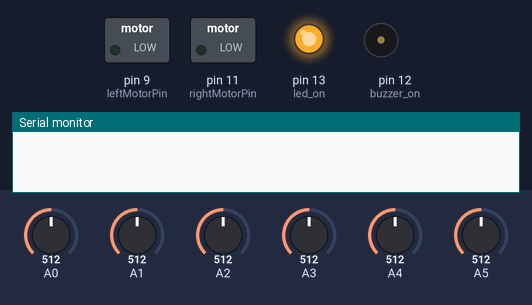
The sketch below on a simulated Arduino Uno, built with avr-gcc and run on an emulated ATmega328P. Parts: switched loads named in the sketch (green lamp = pin HIGH), output pins drawn as LEDs (lit = HIGH), buzzer (waves = sounding, pin HIGH), the last lines printed to the serial monitor. Inputs (shaded band) come from the test bench; at power-on: A0 = 512, A1 = 512, A2 = 512, A3 = 512, A4 = 512, A5 = 512.

Above: at 0.6 s.
At 10.6 s:
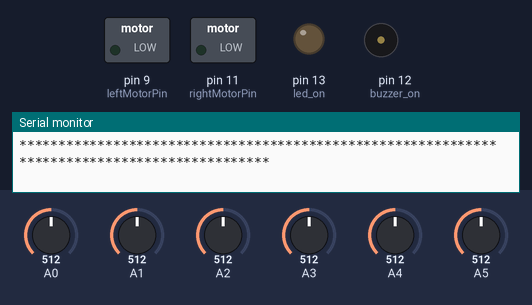
At 12.9 s:
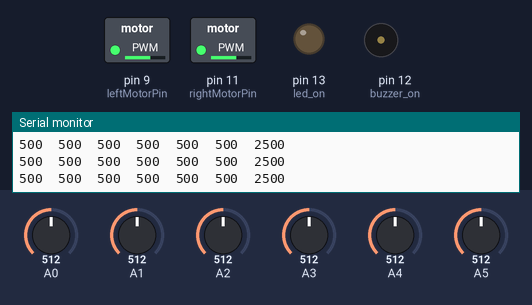
13.0 s: A0 set to 107
16.0 s: A0 set to 96
19.0 s: A1 set to 108
20.5 s: A1 set to 92
22.0 s: A2 set to 112
25.0 s: A2 set to 97
Timing chart, 0 to 28.0 s (numbered marks = the images above; inputs shaded):
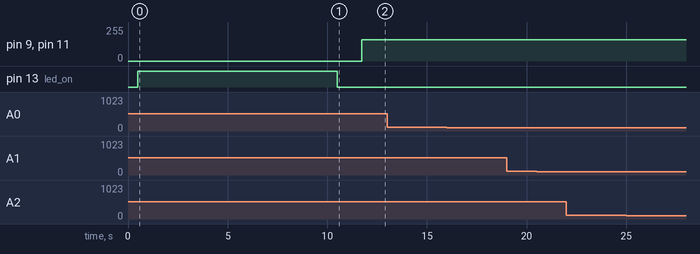

The sketch:

to_Check_Sensor_Type_and_Values.ino
```cpp
  #include <QTRSensors.h>
   //************************************************************************************************
  #define SAMPLES_PER_SENSOR  4  // average 4 analog samples per sensor reading
  #define EMITTER_PIN      2  // for Polulu QTR-8A
  #define leftMotorPin     9  // PWM
  #define rightMotorPin    11 // PWM
  #define clockwiseLeft    1  // for motor driver IC
  #define clockwiseRight   2
  #define baud             9600 // baud for serial communication

  QTRSensorsAnalog qtra((unsigned char[]) {0, 1, 2, 3, 4, 5},  6 , SAMPLES_PER_SENSOR , EMITTER_PIN ); // A0-5 PIN
  bool displayReadings = true ;
  bool loopSense= false;  int blackDetectValue = 600 ;
  //************ **************************************************************************************
  bool  usePID = false;
  float KP = 3 ; //3
  float KI = 25000; //50000 ;
  float KD = 8/1;// 16/1 ;
   //*************************************************************************************************
  const int maxSpeedValue = 160; //200 //255 max
  const int max_diffrence = 20; //20
  const int factor_diffrence = 2;
  //******___PID___**********************************************************************************
  int   newError               = 0;
  int   integral               = 0;
  int   derivative             = 0;
  int   previous_error         = 0;
  int   center                 = ( 5 * 1000) / 2; // for 6 sensors 2500 is the centre point
  int   motorCorrection = 0 ;
  unsigned int currentPosition ;
  unsigned int sensorValues[6] ; // variable having sensor values
  unsigned int rawValues[6];
  //**************************************************************************************************
 // FUNCTIONS IN CODE

 void calibrateSensors(void);
 void showCalibratedData(void);
 void printSensorValues(void);
 void PID(void);
 void runJohnsonMotors(void);
 void followSimple(void);

//*****************************************************************************************************

   void setup()
   {

     digitalWrite(clockwiseRight, HIGH);
     digitalWrite(clockwiseLeft,  HIGH);
     Serial.begin(baud);
  calibrateSensors();
     if(displayReadings)  showCalibratedData();
    }

   void loop()
    {

    // qtra.read(sensorValues); // uncomment to get RAW SENSOR VALUES
    currentPosition = qtra.readLine(sensorValues); //line position from 0-5000

    if(displayReadings) printSensorValues();

    if(usePID)   PID();          // this is where the magic happens!!
    else         followSimple(); // agar PID ki lagi padi ho. apna desi :P

    runJohnsonMotors();

    }

//******__functions_defined__*********************************************************************

 void calibrateSensors(void)

    {

    delay(500);
    pinMode(13, OUTPUT); // led on
    pinMode(12, OUTPUT); // buzzer on
    // digitalWrite(12, HIGH);
    digitalWrite(13, HIGH);

        for (int i = 0; i < 400; i++)  // make the calibration take about 10 seconds
        {
          qtra.calibrate();       // reads all sensors 10 times at 2.5 ms per six sensors (i.e. ~25 ms per call)
        }

    // CALIBRATION END
    digitalWrite(12, LOW); // buzzer and led off
    digitalWrite(13, LOW);
  }

 void showCalibratedData()
{

  // print the calibration minimum values measured when emitters were on
    Serial.print("*********************************************************************************************");
    Serial.println();
    Serial.print("LOW: ");
          for (int i = 0; i < 6; i++)
        {
          Serial.print(qtra.calibratedMinimumOn[i]);
           Serial.print("  ");
        }

  Serial.println();
  Serial.print("HIGH: ");

  // print the calibration maximum values measured when emitters were on
        for (int i = 0; i < 6; i++)
        {
          Serial.print(qtra.calibratedMaximumOn[i]);
          Serial.print("  ");
        }
        Serial.println();
  Serial.print("*********************************************************************************************");
  Serial.println();
  delay(1000);

}


void printSensorValues(void)
{
 // 0 means WHITE & 1000 means BLACK
  for (unsigned char i = 0; i < 6; i++)
  {
    Serial.print(sensorValues[i]);
    Serial.print('\t');
  }
  //Serial.println(); // uncomment this line if you are using raw values
  Serial.println(currentPosition); // comment if using raw values

  }

  void PID(void){

    newError   = currentPosition - center  ;
    derivative = newError - previous_error ;
    integral   = integral + newError       ;

    //PID TIME
    motorCorrection = newError / KP + integral / KI + derivative * KD ;
    Serial.println(motorCorrection);

    previous_error = newError;
 }

 void runJohnsonMotors(void){

    //set high and low values of correction

     if(motorCorrection > maxSpeedValue)
        motorCorrection = maxSpeedValue;
     if(motorCorrection < - maxSpeedValue)
        motorCorrection = - maxSpeedValue;

   // GIVE CORRECTION TO LEFT OR RIGHT MOTORS

    int leftMotorSpeed  = maxSpeedValue ;
    int rightMotorSpeed = maxSpeedValue - motorCorrection;

    if(motorCorrection < 0)
    {
        leftMotorSpeed  = maxSpeedValue + motorCorrection;
        rightMotorSpeed = maxSpeedValue;
    }

 // if difference is too much - decrease using a factor to a decent level

    if(leftMotorSpeed - rightMotorSpeed > max_diffrence)
    {
        leftMotorSpeed -= (leftMotorSpeed - rightMotorSpeed)/factor_diffrence;
    }
    else if(rightMotorSpeed - leftMotorSpeed > max_diffrence)
    {
        rightMotorSpeed -= (rightMotorSpeed - leftMotorSpeed)/factor_diffrence;
    }


  // give OUTPUT to motors
    analogWrite(leftMotorPin  , leftMotorSpeed );
    analogWrite(rightMotorPin , rightMotorSpeed);
  }

  void followSimple(void)
  {
    //loop detect
    if(loopSense) {
 qtra.read(rawValues);
 if( (rawValues[0]> blackDetectValue) && (rawValues[1] > blackDetectValue) &&(rawValues[4] > blackDetectValue) &&(rawValues[5] > blackDetectValue) )
      {
        bool notAlign=true;
        while(notAlign){
          if((rawValues[2] < blackDetectValue) && (rawValues[3] < blackDetectValue))
          {//move right

         analogWrite(leftMotorPin  , 40 );
         analogWrite(rightMotorPin , 0);


          }
          else notAlign=false; //exit
        }
      }

    }
   newError  = currentPosition - center;
   int  leftMotorSpeed  =  maxSpeedValue;
   int rightMotorSpeed =  maxSpeedValue;

    if (newError < -(center/2)) // the line is on the left
    leftMotorSpeed = 0;  // turn left
    if (newError > (center/2))  // the line is on the right
    rightMotorSpeed = 0;  // turn right

    analogWrite(leftMotorPin  , leftMotorSpeed );
    analogWrite(rightMotorPin , rightMotorSpeed);
  }
```
